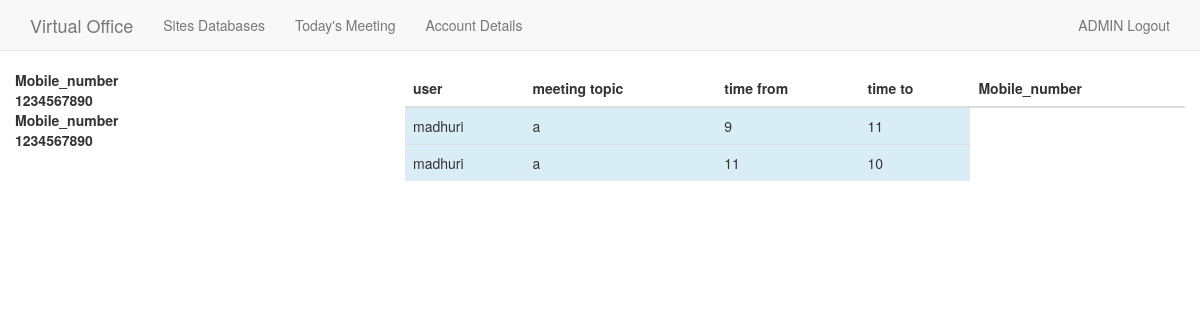
Screenshot of /meetings/ (signed in) with the database file from the repository.
### profille/models.py (models this page shows, shortened)
class UserDetail(models.Model):
	user =  models.OneToOneField(
			User,
			on_delete=models.CASCADE,
    )
	First_name = models.CharField(max_length=200)
	Last_name = models.CharField(max_length=200)
	Mobile_number = models.IntegerField(default=0)
	Address_Line1 = models.CharField(max_length=300)
	Address_Line2 = models.CharField(max_length=300)
	Town_or_City = models.CharField(max_length=50)
	State = models.CharField(max_length=50)
	PostCode = models.IntegerField(default=0)
	Office_CHOICES = (
        ('Andheri', 'Andheri'),
        ('Borivali', 'Borivali'),
        ('Miraroad', 'Miraroad'),
        ('Virar', 'Virar'),
    )
	Virtual_Office_Location = models.CharField(
        max_length=15,
        choices=Office_CHOICES
    )
	Active_user = models.BooleanField(default=False)
	timestamp = models.DateTimeField(auto_now_add=True, auto_now=False)
	updated = models.DateTimeField(auto_now_add=False, auto_now= True)

### meetings/models.py (models this page shows, shortened)
class Meets(models.Model):
	TO = models.ForeignKey(User,on_delete=models.CASCADE)
	Topic = models.CharField(max_length=50)
	slug = models.SlugField(null=True, blank=True)
	deletee = models.BooleanField(default=False)
	Time_From = models.IntegerField()
	Time_To = models.IntegerField()
	Meeting_Date = models.DateField()
	timestamp = models.DateTimeField(auto_now_add=True, auto_now=False)
	updated = models.DateTimeField(auto_now_add=False, auto_now= True)
	objects = MeetsManager()
	class Meta:
		ordering = ['-Meeting_Date']
		unique_together = ('Time_From', 'Meeting_Date','Time_To')

### meetings/views.py (the view, shortened to what this page needs)
@login_required(login_url='/accounts/login/')
def mymeets(request):
	if request.user.is_superuser:
		aob = Meets.objects.filter(Meeting_Date = datetime.date.today())
		a=[]
		for i in aob:
			a.append(UserDetail.objects.get(user=i.TO))
		return render(request,'meetings/meetadmin.html',{'aob':aob,'a':a})

### meetings/models.py (called while the page is built)
	def get_queryset(self):
		return MeetsQueryset(self.model, using=self._db)

### meetings/templates/meetings/meetadmin.html (shortened to what this page needs)
{% extends 'baseadmin.html' %}
{% block content %}
<div class='row'>
<div class='col-md-4 col-sm-4'>
	<div class='row'>
	{%for j in a%}
	<table>
	<tr>
		<th>Mobile_number</th>
	</tr>
	<tr>
		<th>{{j.Mobile_number}}</th>
	</tr>
	</table>
	{% endfor %}
	</div>
</div>
<div class='col-md-8 col-sm-8'>
<div class='row'>
	{% if not aob %}
		<h1>we dont have any meetings today</h1>
	{% else %}
		<table class="table">
			<thead>
			  <tr>
				<th>user</th>
				<th>meeting topic</th>
				<th>time from</th>
				<th>time to</th>
				<th>Mobile_number</th>
			  </tr>
			</thead>
			<tbody>
			{% for i in aob %}
			  <tr class="info">
				<td>{{i.TO}}</td>
				<td>{{i.Topic}}</td>
				<td>{{i.Time_From}}</td>
				<td>{{i.Time_To}}</td>
			  </tr>
			 {% endfor%}
			</tbody>
		  </table>
	{% endif %}
	</div>
</div>
</div>
{% endblock %}

### basic/static/css/navbar-fixed-top.css (style rules this page uses)
body { min-height: 2000px; padding-top: 70px; }

### rows the page displays
UserDetail: Mobile_number "1234567890"
Meets: TO "madhuri", Topic "a", Time_From "9", Time_To "11"
Meets: TO "madhuri", Topic "a", Time_From "11", Time_To "10"
